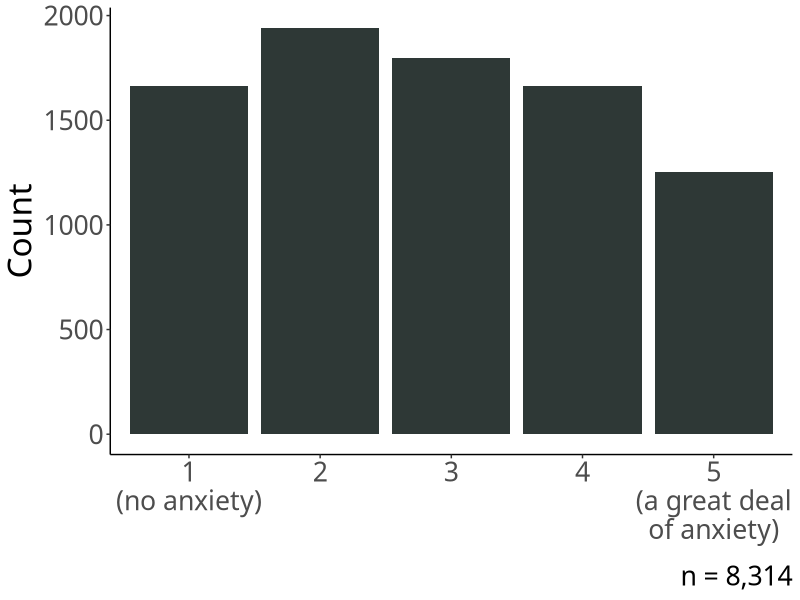
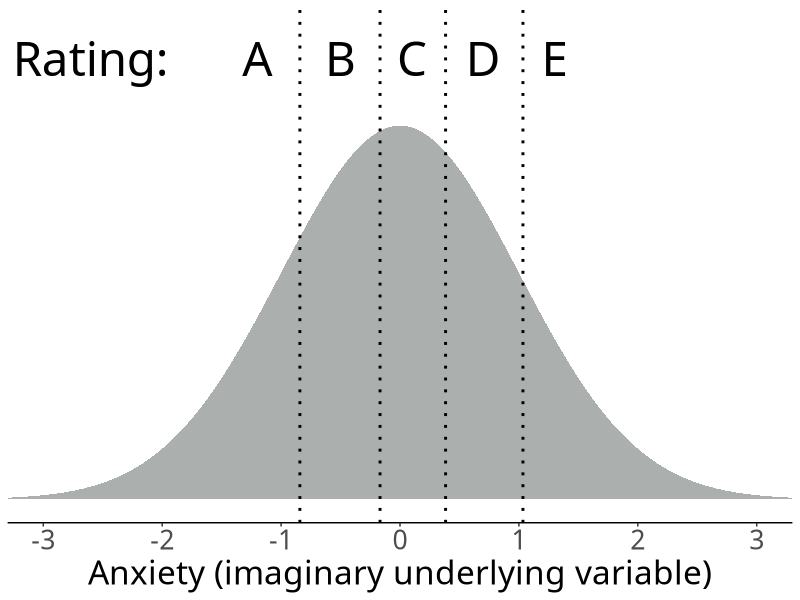
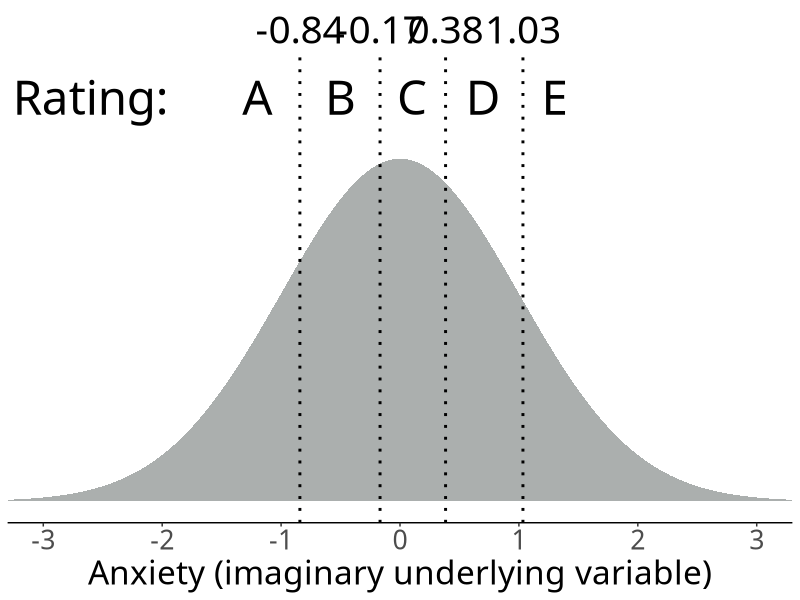
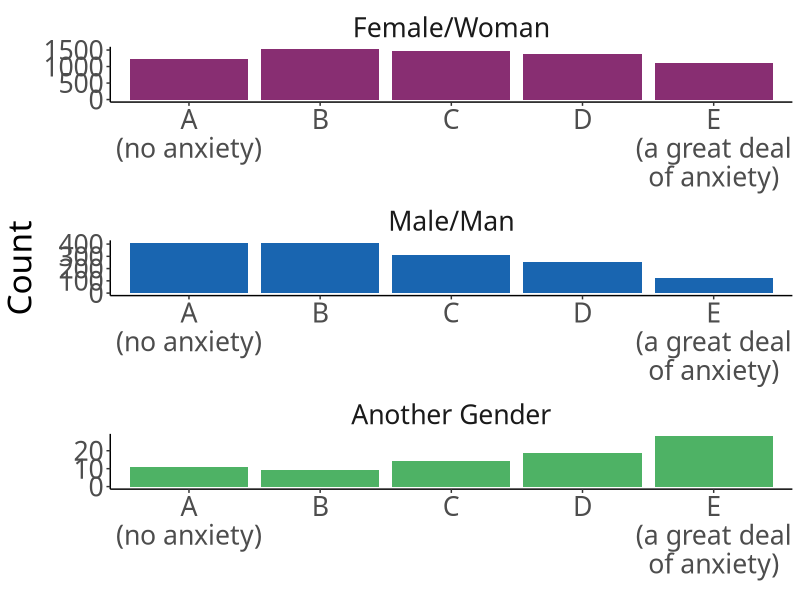
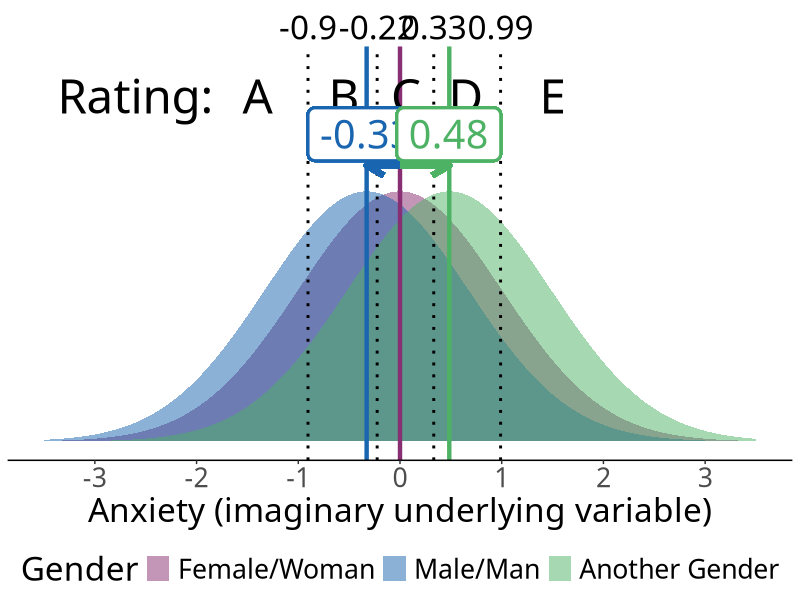
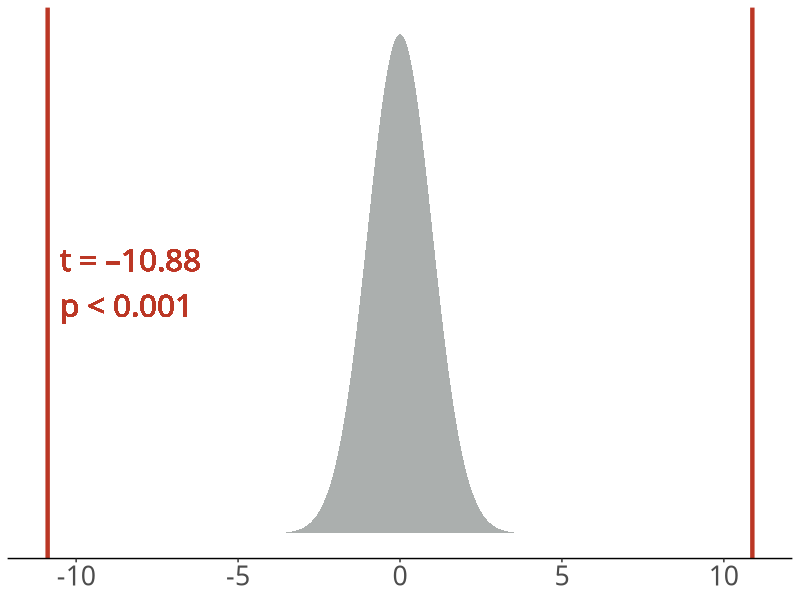
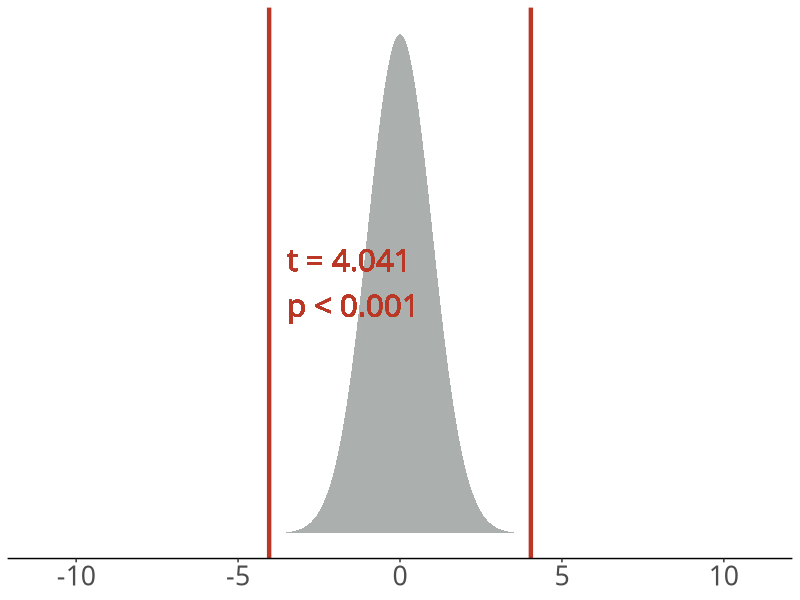
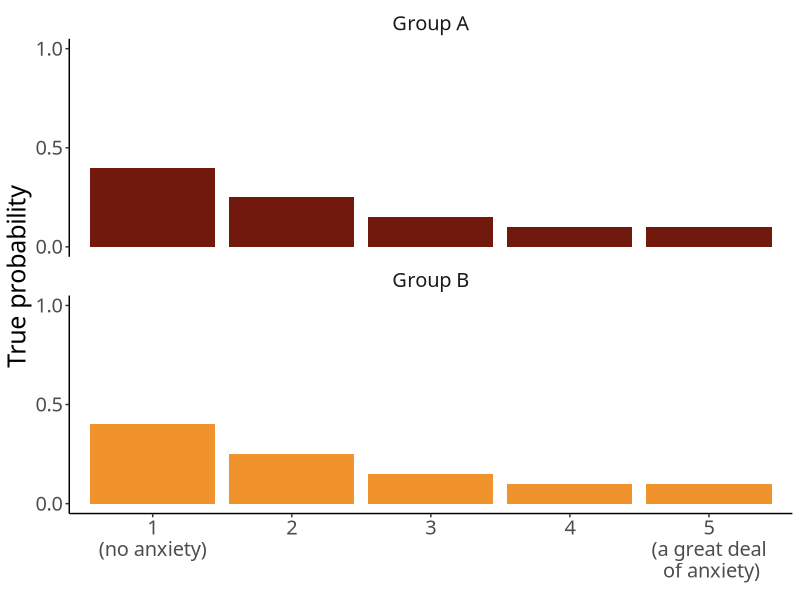

Here is the R script that generated these plots, in order:
## ---- chunk 1
library(tidyverse)
library(patchwork)
library(MASS)

# To solve some conflicts between packages
select <- dplyr::select

# knitr settings
knitr::opts_chunk$set(
  fig.retina=3,
  fig.align = "center",
  cache = FALSE,
  echo = TRUE,
  message = FALSE, 
  warning = FALSE,
  hiline = TRUE
)
knitr::opts_knit$set(root.dir = here::here())

# dplyr and ggplot settings
options(dplyr.summarise.inform = FALSE)
theme_set(theme_bw())
theme_update(
  text = element_text(family = "Fira Sans", size = 18),
  axis.title.y = element_text(angle=0, vjust=0.5, hjust = 0),
  panel.grid = element_blank(),
  strip.background = element_blank()
)

palette_gender <- c( '#882e72', '#1965b0', '#4eb265')
palette_ab <- c('#72190e', '#F1932D')
## ---- chunk 2
anx <- read_csv('data/anx.csv')
anx <- select(anx, unique_id, gender, score) |> 
  rename(rating = score)
## ---- chunk 3
anx |>
  ggplot(aes(x = factor(rating))) +
  geom_bar(fill = '#2e3836') +
  theme_classic() +
  theme(text = element_text(family = "Fira Sans", size = 24)) +
  labs(
    x = element_blank(),
    y = 'Count',
    caption = 'n = 8,314'
  ) +
  scale_x_discrete(labels = c('1\n(no anxiety)', '2', '3', '4', '5\n(a great deal\nof anxiety)')) +
  NULL
## ---- chunk 4
slice(anx, 45:50)
## ---- chunk 5
mean(anx$rating)
## ---- chunk 6
anx <- anx |> 
  mutate(rating = factor(rating))
## ---- chunk 7
mean(anx$rating)
## ---- chunk 8
library(MASS)
anx_fit1 <- polr(rating ~ 1, data = anx,  Hess = TRUE, method = 'probit')
## ---- chunk 9
rating_labs <- tibble(
  x = c(-2.6, -1.2, -0.5, 0.1, 0.7, 1.3),
  d = c(0.47),
  labs = c('Rating:', LETTERS[1:5])
)

tibble(x = seq(from = -3.5, to = 3.5, length.out = 200)) %>% 
  mutate(d = dnorm(x = x)) %>% 
  ggplot(aes(x = x, y = d)) +
  geom_area(fill = '#2e3836', alpha = 0.4) +
  scale_x_continuous(
    'Anxiety (imaginary underlying variable)',
    breaks = -3:3) +
  scale_y_continuous(
    NULL, 
    breaks = NULL,
    limits = c(0, 0.5)
    ) +
  coord_cartesian(xlim = c(-3, 3)) +
  theme_classic() +
  theme( 
    text = element_text(family = "Fira Sans", size = 24),
    axis.line.x.top = element_blank(),
    axis.ticks.x.top = element_blank(),
    axis.text.x.top = element_text(size=28, colour = 'white')
  ) +
  geom_vline(xintercept = anx_fit1$zeta, linetype = 'dotted', linewidth = 1) +  # thresholds
  scale_x_continuous(
    'Anxiety (imaginary underlying variable)',
    breaks = -3:3,
  ) +
  geom_text(data = rating_labs, aes(label = labs), family = "Fira Sans", size = 12) +
  NULL
## ---- chunk 10
summary(anx_fit1)
## ---- chunk 11

tibble(x = seq(from = -3.5, to = 3.5, length.out = 200)) %>% 
  mutate(d = dnorm(x = x)) %>% 
  ggplot(aes(x = x, y = d)) +
  geom_area(fill = '#2e3836', alpha = 0.4) +
  scale_x_continuous(
    'Anxiety (imaginary underlying variable)',
    breaks = -3:3,
    sec.axis = dup_axis(
      name = NULL,
      breaks = anx_fit1$zeta %>% as.double(),
      labels = round(anx_fit1$zeta, 2)
    )
    ) +
  scale_y_continuous(
    NULL, 
    breaks = NULL,
    limits = c(0, 0.5)
    ) +
  coord_cartesian(xlim = c(-3, 3)) +
  theme_classic() +
  theme( 
    text = element_text(family = "Fira Sans", size = 24),
    axis.line.x.top = element_blank(),
    axis.ticks.x.top = element_blank(),
    axis.text.x.top = element_text(size=28, colour = 'black')
  ) +
  geom_vline(xintercept = anx_fit1$zeta, linetype = 'dotted', linewidth = 1) +  # thresholds
  geom_text(data = rating_labs, aes(label = labs), family = "Fira Sans", size = 12) +
  NULL
## ---- chunk 12
anx <- anx |>
  mutate(gender = factor(gender, levels = c('Female/Woman', 'Male/Man', 'Another Gender')))

anx %>%
  ggplot(aes(x = rating, fill = gender)) +
  geom_bar() +
  facet_wrap(~ gender, scales = 'free', nrow=3) +
  scale_fill_manual(values = palette_gender) +
  theme_classic() +
  theme(legend.position = 'none',
        strip.background = element_blank(),
        text = element_text(family = 'Fira Sans', size = 24)) +
  labs(
    x = element_blank(),
    y = 'Count'
  ) +
  scale_x_discrete(labels = c('A\n(no anxiety)', 'B', 'C', 'D', 'E\n(a great deal\nof anxiety)')) +
  NULL
## ---- chunk 13
anx_fit2 <- polr(
  rating ~ gender,
  data = anx,
  method = 'probit',
  Hess = TRUE
)

anx_fit2_latent_normals <- tibble(
  Gender = factor(c('Female/Woman', 'Male/Man', 'Another Gender'), levels = c('Female/Woman', 'Male/Man', 'Another Gender')),
  mu     = c(0, coef(anx_fit2))
) |>
  tidyr::expand(
    nesting(Gender, mu),
    x = seq(from = -3.5, to = 3.5, length.out = 200)
  ) |>
  mutate(
    d = dnorm(x, mean = mu, sd = 1)  # get dens at each x value for normal distrib with each row's mu
  )
## ---- chunk 14
rating_labs <- tibble(
  x = c(-2.6, -1.4, -0.55, 0.06, 0.65, 1.5),
  d = c(0.55),
labs = c('Rating:', LETTERS[1:5]),
  Gender = factor(c('Female/Woman'), levels = c('Female/Woman', 'Male/Man', 'Another Gender'))
)

q_labs <- tibble(
  x = 0.06,
  d = 0.3,
  labs = '?',
  Gender = factor(c('Male/Man', 'Another Gender'), levels = c('Female/Woman', 'Male/Man', 'Another Gender'))
)

p_normals <- anx_fit2_latent_normals |>
  ggplot(aes(x = x, y = d, fill = Gender)) +
  facet_wrap(~ Gender, nrow=3, scale = 'free') +
  geom_area(position = 'identity', alpha = 0.5) +
  geom_vline(xintercept = anx_fit2$zeta, linetype = 'dotted', linewidth = 1) +
  # geom_vline(xintercept = 0, colour = palette_gender[1], linewidth = 1.5) +
  geom_text(data = rating_labs, aes(label = labs), family = 'Fira Sans', size = 8) +
  geom_text(data = q_labs, aes(label = labs), family = 'Fira Sans', size = 12) +
  scale_fill_manual(values = c(palette_gender[1], '#FFF', '#FFF')) +
  theme_classic() +
  theme(
    axis.line.x.top = element_blank(),
    axis.ticks.x.top = element_blank(),
    strip.placement = 'outside',
    strip.background = element_blank(),
    text = element_text(family = 'Fira Sans', size = 24),
    axis.text.x.top = element_text(family = 'Fira Sans', size = 16, colour = 'black'),
    axis.title.x.bottom = element_text(size = 18),
    legend.position = 'none'
  ) +
  scale_y_continuous(NULL, breaks = NULL, limits = c(0, 0.6)) +
  scale_x_continuous(
    'Anxiety (imaginary underlying variable)', 
    breaks = -3:3,
    sec.axis = dup_axis(
      name = NULL,
      breaks = anx_fit2$zeta %>% as.double(),
      labels = round(anx_fit2$zeta, 2)
    )) +
  NULL
## ---- chunk 15


## ---- chunk 16
mm_mean <- anx_fit2$coefficients[['genderMale/Man']]
ag_mean <- anx_fit2$coefficients[['genderAnother Gender']]

anx_fit2_latent_normals |>
  ggplot(aes(x = x, y = d, fill = Gender)) +
  geom_area(position = 'identity', alpha = 0.5) +
  geom_vline(xintercept = anx_fit2$zeta, linetype = 'dotted', linewidth = 1) +
  geom_vline(linewidth = 1.5, xintercept = 0, colour = palette_gender[1]) +
  geom_vline(linewidth = 1.5, xintercept = mm_mean, colour = palette_gender[2]) +
  geom_vline(linewidth = 1.5, xintercept = ag_mean, colour = palette_gender[3]) +
  geom_text(data = rating_labs, aes(label = labs), family = 'Fira Sans', size = 12) +
  scale_fill_manual(values = palette_gender) +
  theme_classic() +
  theme(
    axis.line.x.top = element_blank(),
    axis.ticks.x.top = element_blank(),
    text = element_text(family = 'Fira Sans', size = 24),
    axis.text.x.top = element_text(family = 'Fira Sans', size = 24, colour = 'black'),
    legend.position = 'bottom'
  ) +
  scale_y_continuous(NULL, breaks = NULL, limits = c(0, 0.6)) +
  scale_x_continuous(
    'Anxiety (imaginary underlying variable)', 
    breaks = -3:3,
    sec.axis = dup_axis(
      name = NULL,
      breaks = anx_fit2$zeta %>% as.double(),
      labels = round(anx_fit2$zeta, 2)
    )) +
  geom_segment(aes(x= 0, y = 0.44, xend = mm_mean, yend = 0.44), linewidth = 2, arrow = arrow(length = unit(0.5,"cm")), colour = palette_gender[2]) +
  geom_label(aes(x = -0.33, y = 0.49), label = round(mm_mean, 2), fill = 'white', colour = palette_gender[2], family = 'Fira Sans', size = 10, label.size = 1) +
  geom_segment(aes(x= 0, y = 0.44, xend = ag_mean, yend = 0.44), linewidth = 2, arrow = arrow(length = unit(0.5,"cm")), colour = palette_gender[3]) +
  geom_label(aes(x = 0.48, y = 0.49), label = round(ag_mean, 2), fill = 'white', colour = palette_gender[3], family = 'Fira Sans', size = 10, label.size = 1) +
  NULL
## ---- chunk 17
summary(anx_fit2)
## ---- chunk 18
pnorm(abs(-10.880), lower.tail = FALSE) * 2
pnorm(abs(  4.041), lower.tail = FALSE) * 2
## ---- chunk 19
mm_t <- -10.88

tibble(x = seq(from = -11, to = 11, length.out = 500)) %>% 
  mutate(d = dnorm(x = x)) %>% 
  ggplot(aes(x = x, y = d)) +
  geom_area(fill = '#2e3836', alpha = 0.4) +
  geom_vline(colour = '#BB3725', linewidth = 1.5, xintercept = mm_t) +
  geom_vline(colour = '#BB3725', linewidth = 1.5, xintercept = -mm_t) +
  geom_text(
    aes(x = -10.5, y = 0.2), 
    colour = '#bb3725', label = 't = –10.88\np < 0.001',
    family = "Fira Sans", size = 8,
    hjust = 0
    ) +
  scale_x_continuous(
    NULL,
    breaks = seq(-10, 10, 5)) +
  scale_y_continuous(
    NULL, 
    breaks = NULL,
    limits = c(0, 0.4)
    ) +
  theme_classic() +
  theme( 
    text = element_text(family = "Fira Sans", size = 24),
  ) +
  NULL
## ---- chunk 20
ag_t <-  4.041

tibble(x = seq(from = -11, to = 11, length.out = 500)) %>% 
  mutate(d = dnorm(x = x)) %>% 
  ggplot(aes(x = x, y = d)) +
  geom_area(fill = '#2e3836', alpha = 0.4) +
  geom_vline(colour = '#BB3725', linewidth = 1.5, xintercept =  ag_t) +
  geom_vline(colour = '#BB3725', linewidth = 1.5, xintercept = -ag_t) +
  geom_text(
    aes(x = -3.5, y = 0.2), 
    colour = '#bb3725', label = 't = 4.041\np < 0.001',
    family = "Fira Sans", size = 8,
    hjust = 0
    ) +
  scale_x_continuous(
    NULL,
    breaks = seq(-10, 10, 5)) +
  scale_y_continuous(
    NULL, 
    breaks = NULL,
    limits = c(0, 0.4)
    ) +
  theme_classic() +
  theme( 
    text = element_text(family = "Fira Sans", size = 24),
  ) +
  NULL
## ---- chunk 21
TRUE_PROBDIST <- c(.4, .25, .15, .1, .1)
  
tibble(
  group = rep(c('Group A', 'Group B'), each = 5),
  score = rep(1:5, 2),
  prob = rep(TRUE_PROBDIST, 2)  # skewed
) |>
  ggplot(aes(x = factor(score), y = prob, fill = group)) +
  geom_bar(stat = 'identity') +
  theme_classic() +
  facet_wrap(~ group, nrow = 2) +
  theme(
    legend.position = 'none',
    text = element_text(family = 'Fira Sans', size = 18),
    strip.background = element_blank()
  ) +
  labs(
    x = element_blank(),
    y = 'True probability'
  ) +
  scale_y_continuous(
    limits = c(0, 1),
    breaks = c(0, 0.5, 1)
  ) +
  scale_fill_manual(values = palette_ab) +
  scale_x_discrete(labels = c('1\n(no anxiety)', '2', '3', '4', '5\n(a great deal\n of anxiety)')) +
  NULL
## ---- chunk 22
SAMPLE_SIZE <- 50
set.seed(1)
sample_a <- sample(x = 1:5, size = SAMPLE_SIZE, replace = TRUE, prob = TRUE_PROBDIST)

set.seed(24)
sample_b <- sample(x = 1:5, size = SAMPLE_SIZE, replace = TRUE, prob = TRUE_PROBDIST)
  
simdat <- tibble(
  group = rep(c('Group A', 'Group B'), each = SAMPLE_SIZE),
  rating = factor(c(sample_a, sample_b))
)

simdat |> 
  ggplot(aes(x = rating, fill = group)) +
  geom_bar() +
  facet_wrap(~ group, nrow = 2) +
  theme_classic() +
  theme(
    legend.position = 'none',
    text = element_text(family = 'Fira Sans', size = 18),
    strip.background = element_blank()
  ) +
  scale_fill_manual(values = palette_ab) +
  labs(
    y = 'Count',
    x = element_blank(),
    ) +
  scale_x_discrete(labels = c('1\n(no anxiety)', '2', '3', '4', '5\n(a great deal\n of anxiety)')) +
  NULL
## ---- chunk 23
sim_fit <- polr(rating ~ group, data = simdat, method = 'probit', Hess = TRUE)
summary(sim_fit)  
## ---- chunk 24
sim_t <-  -2.009

tibble(x = seq(from = -4.5, to = 4.5, length.out = 500)) %>% 
  mutate(d = dnorm(x = x)) %>% 
  ggplot(aes(x = x, y = d)) +
  geom_ribbon(aes(x = ifelse(x >= sim_t & x <= -sim_t, x, NA), ymin = 0, ymax = d), alpha = 0.4, fill = "#2e3836") +
  geom_ribbon(aes(x = ifelse(x < sim_t, x, NA), ymin = 0, ymax = d), alpha = 0.6, fill = "#BB3725") +
  geom_ribbon(aes(x = ifelse(x > -sim_t, x, NA), ymin = 0, ymax = d), alpha = 0.6, fill = "#BB3725") +
  geom_vline(colour = '#BB3725', linewidth = 1.5, xintercept =  sim_t) +
  geom_vline(colour = '#BB3725', linewidth = 1.5, xintercept = -sim_t) +
  geom_text(
    aes(x = -4.2, y = 0.2), 
    colour = '#bb3725', label = 't = –2.009\np < 0.05',
    family = "Fira Sans", size = 8,
    hjust = 0
    ) +
  scale_x_continuous(
    NULL,
    breaks = seq(-6, 6, 2)) +
  scale_y_continuous(
    NULL, 
    breaks = NULL,
    limits = c(0, 0.4)
    ) +
  theme_classic() +
  theme( 
    text = element_text(family = "Fira Sans", size = 24),
  ) +
  NULL
## ---- chunk 25
pnorm(abs(-2.009), lower.tail = FALSE) * 2
